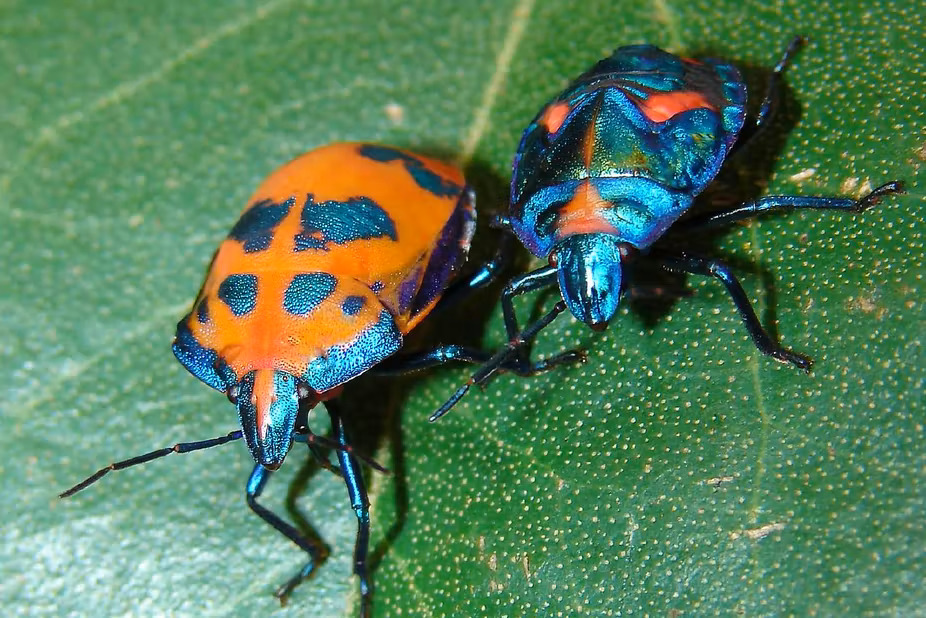
#> input picture stinkbugs.jpg, 926 x 618 px, found by its file name
$ python Q9a.py
#> lines starting #> are read from the running program, lines starting #| are printed output that depends on the picture
#> further down, m is the input picture: shape (618, 926, 3); mean R, G, B 85.9, 124.8, 90.4
import matplotlib.pyplot as plt
import matplotlib.image as mpimg


def RGB_to_gray(m):

    R = m[:, :, 0]
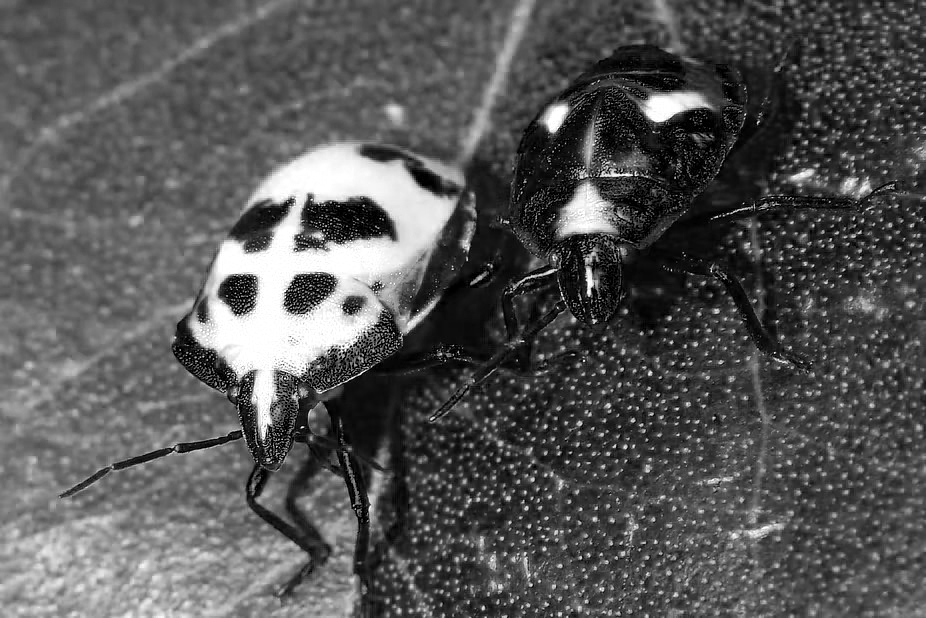
#> R: shape (618, 926); min 0, max 255, mean 85.9
    G = m[:, :, 1]
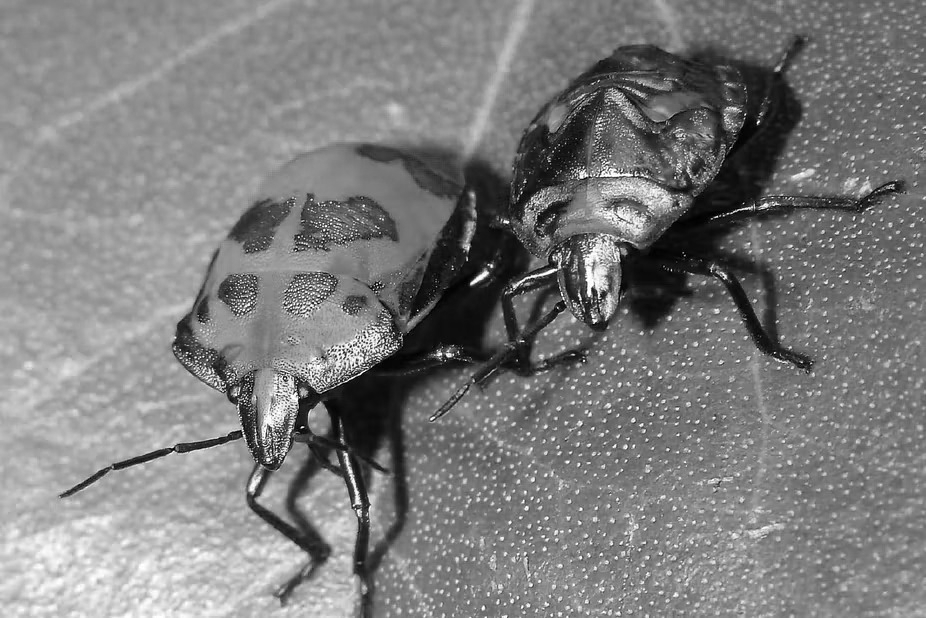
#> G: shape (618, 926); min 0, max 255, mean 124.8
    B = m[:, :, 2]
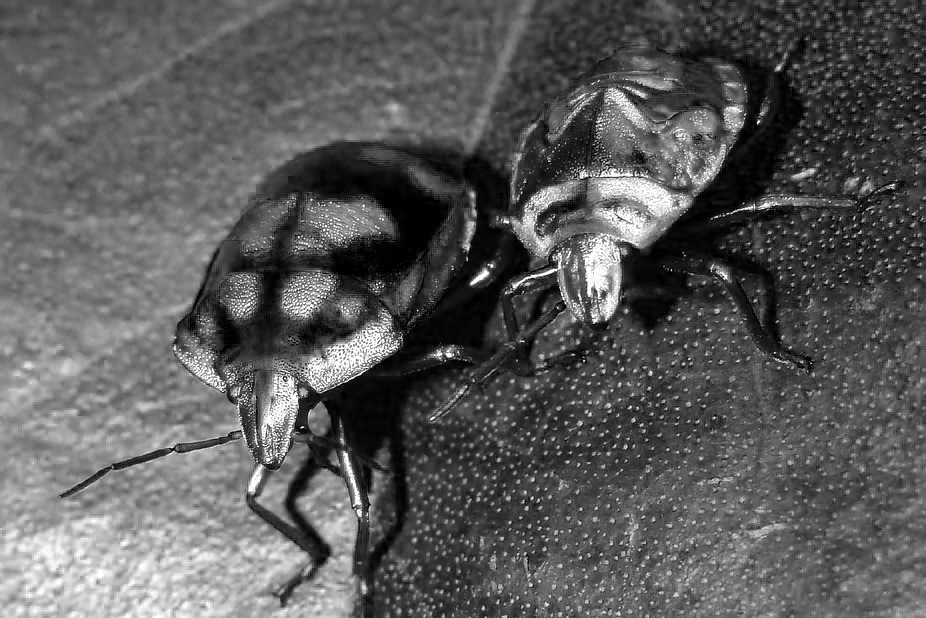
#> B: shape (618, 926); min 0, max 255, mean 90.4

    return 0.2989*R + 0.5870*G + 0.1140*B
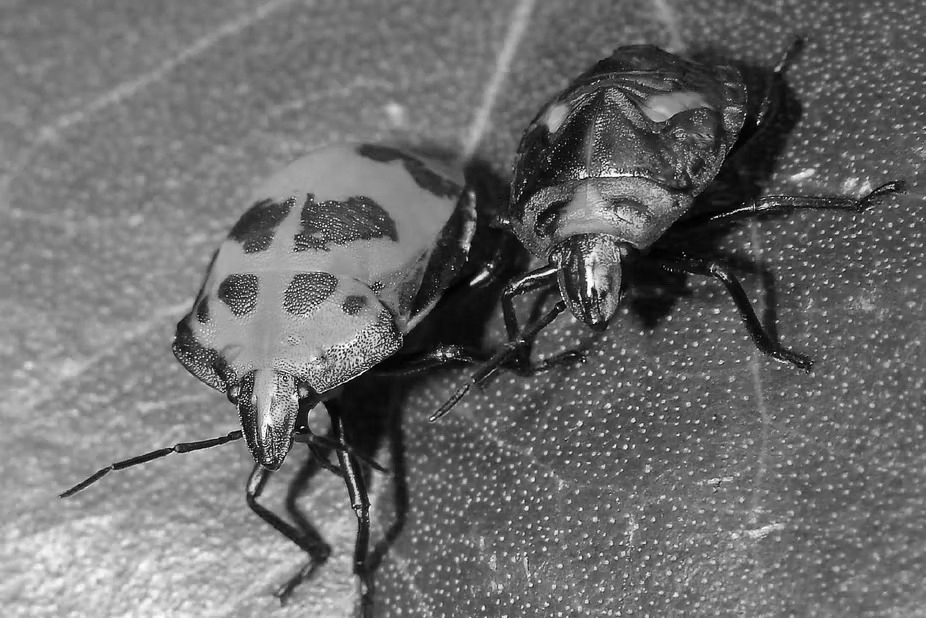
#> returned value: shape (618, 926) float64; min 0, max 254.7, mean 109.3


m = mpimg.imread('stinkbugs.jpg')
I = RGB_to_gray(m)
#plt.imshow(I, cmap='Greys')
plt.imshow(I, cmap='gray')

plt.show()
